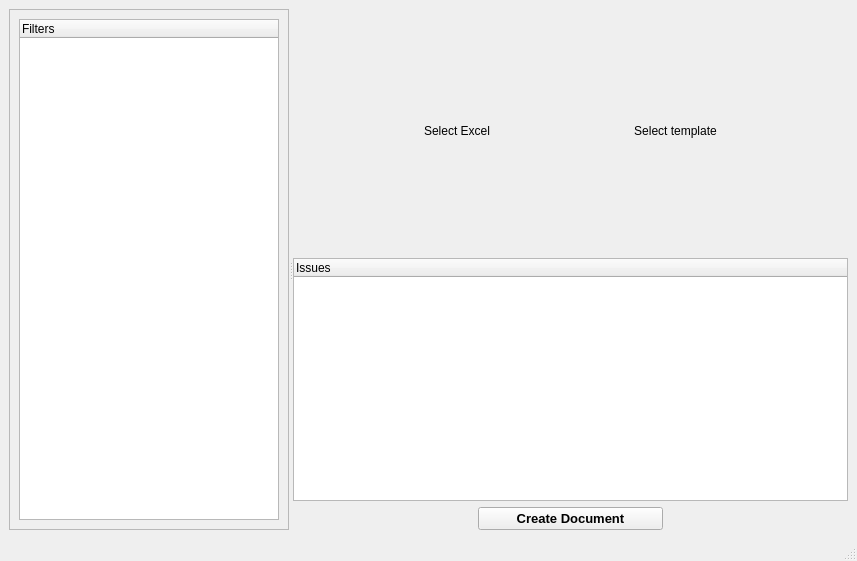
<?xml version="1.0" encoding="UTF-8"?>
<ui version="4.0">
 <class>MainWindow</class>
 <widget class="QMainWindow" name="MainWindow">
  <property name="geometry">
   <rect>
    <x>0</x>
    <y>0</y>
    <width>857</width>
    <height>561</height>
   </rect>
  </property>
  <property name="windowTitle">
   <string>MainWindow</string>
  </property>
  <widget class="QWidget" name="centralwidget">
   <property name="sizePolicy">
    <sizepolicy hsizetype="Expanding" vsizetype="Expanding">
     <horstretch>0</horstretch>
     <verstretch>0</verstretch>
    </sizepolicy>
   </property>
   <layout class="QVBoxLayout" name="verticalLayout_5">
    <item>
     <widget class="QSplitter" name="splitter">
      <property name="sizePolicy">
       <sizepolicy hsizetype="Expanding" vsizetype="Expanding">
        <horstretch>0</horstretch>
        <verstretch>0</verstretch>
       </sizepolicy>
      </property>
      <property name="orientation">
       <enum>Qt::Horizontal</enum>
      </property>
      <widget class="QScrollArea" name="scrollArea">
       <property name="sizePolicy">
        <sizepolicy hsizetype="Expanding" vsizetype="Expanding">
         <horstretch>0</horstretch>
         <verstretch>0</verstretch>
        </sizepolicy>
       </property>
       <property name="minimumSize">
        <size>
         <width>128</width>
         <height>0</height>
        </size>
       </property>
       <property name="maximumSize">
        <size>
         <width>280</width>
         <height>16777215</height>
        </size>
       </property>
       <property name="widgetResizable">
        <bool>true</bool>
       </property>
       <widget class="QWidget" name="scrollAreaWidgetContents">
        <property name="geometry">
         <rect>
          <x>0</x>
          <y>0</y>
          <width>278</width>
          <height>500</height>
         </rect>
        </property>
        <layout class="QVBoxLayout" name="verticalLayout_4">
         <item>
          <widget class="QTreeWidget" name="Picker">
           <property name="sizePolicy">
            <sizepolicy hsizetype="Expanding" vsizetype="Minimum">
             <horstretch>0</horstretch>
             <verstretch>0</verstretch>
            </sizepolicy>
           </property>
           <property name="indentation">
            <number>10</number>
           </property>
           <property name="uniformRowHeights">
            <bool>true</bool>
           </property>
           <property name="itemsExpandable">
            <bool>true</bool>
           </property>
           <property name="animated">
            <bool>true</bool>
           </property>
           <property name="allColumnsShowFocus">
            <bool>true</bool>
           </property>
           <property name="expandsOnDoubleClick">
            <bool>false</bool>
           </property>
           <column>
            <property name="text">
             <string>Filters</string>
            </property>
           </column>
          </widget>
         </item>
        </layout>
       </widget>
      </widget>
      <widget class="QWidget" name="verticalLayoutWidget">
       <layout class="QVBoxLayout" name="verticalLayout">
        <item>
         <layout class="QHBoxLayout" name="horizontalLayout">
          <item>
           <spacer name="horizontalSpacer">
            <property name="orientation">
             <enum>Qt::Horizontal</enum>
            </property>
            <property name="sizeHint" stdset="0">
             <size>
              <width>40</width>
              <height>20</height>
             </size>
            </property>
           </spacer>
          </item>
          <item>
           <layout class="QVBoxLayout" name="verticalLayout_2">
            <item>
             <spacer name="verticalSpacer">
              <property name="orientation">
               <enum>Qt::Vertical</enum>
              </property>
              <property name="sizeHint" stdset="0">
               <size>
                <width>20</width>
                <height>40</height>
               </size>
              </property>
             </spacer>
            </item>
            <item>
             <widget class="QToolButton" name="ExcelButton">
              <property name="text">
               <string>Select Excel</string>
              </property>
              <property name="icon">
               <iconset>
                <normaloff>excel-icon.png</normaloff>excel-icon.png</iconset>
              </property>
              <property name="iconSize">
               <size>
                <width>64</width>
                <height>64</height>
               </size>
              </property>
              <property name="toolButtonStyle">
               <enum>Qt::ToolButtonTextUnderIcon</enum>
              </property>
              <property name="autoRaise">
               <bool>true</bool>
              </property>
             </widget>
            </item>
            <item>
             <spacer name="verticalSpacer_2">
              <property name="orientation">
               <enum>Qt::Vertical</enum>
              </property>
              <property name="sizeHint" stdset="0">
               <size>
                <width>20</width>
                <height>40</height>
               </size>
              </property>
             </spacer>
            </item>
           </layout>
          </item>
          <item>
           <spacer name="horizontalSpacer_2">
            <property name="orientation">
             <enum>Qt::Horizontal</enum>
            </property>
            <property name="sizeHint" stdset="0">
             <size>
              <width>40</width>
              <height>20</height>
             </size>
            </property>
           </spacer>
          </item>
          <item>
           <layout class="QVBoxLayout" name="verticalLayout_3">
            <item>
             <spacer name="verticalSpacer_3">
              <property name="orientation">
               <enum>Qt::Vertical</enum>
              </property>
              <property name="sizeHint" stdset="0">
               <size>
                <width>20</width>
                <height>40</height>
               </size>
              </property>
             </spacer>
            </item>
            <item>
             <widget class="QToolButton" name="WordButton">
              <property name="text">
               <string>Select template</string>
              </property>
              <property name="icon">
               <iconset>
                <normaloff>word-icon.png</normaloff>word-icon.png</iconset>
              </property>
              <property name="iconSize">
               <size>
                <width>64</width>
                <height>64</height>
               </size>
              </property>
              <property name="toolButtonStyle">
               <enum>Qt::ToolButtonTextUnderIcon</enum>
              </property>
              <property name="autoRaise">
               <bool>true</bool>
              </property>
              <property name="arrowType">
               <enum>Qt::NoArrow</enum>
              </property>
             </widget>
            </item>
            <item>
             <spacer name="verticalSpacer_4">
              <property name="orientation">
               <enum>Qt::Vertical</enum>
              </property>
              <property name="sizeHint" stdset="0">
               <size>
                <width>20</width>
                <height>40</height>
               </size>
              </property>
             </spacer>
            </item>
           </layout>
          </item>
          <item>
           <spacer name="horizontalSpacer_4">
            <property name="orientation">
             <enum>Qt::Horizontal</enum>
            </property>
            <property name="sizeHint" stdset="0">
             <size>
              <width>40</width>
              <height>20</height>
             </size>
            </property>
           </spacer>
          </item>
         </layout>
        </item>
        <item>
         <widget class="QTreeWidget" name="Output">
          <column>
           <property name="text">
            <string>Issues</string>
           </property>
          </column>
         </widget>
        </item>
        <item>
         <layout class="QHBoxLayout" name="horizontalLayout_3">
          <item>
           <spacer name="horizontalSpacer_5">
            <property name="orientation">
             <enum>Qt::Horizontal</enum>
            </property>
            <property name="sizeHint" stdset="0">
             <size>
              <width>40</width>
              <height>20</height>
             </size>
            </property>
           </spacer>
          </item>
          <item>
           <widget class="QPushButton" name="GenerateDocButton">
            <property name="sizePolicy">
             <sizepolicy hsizetype="Expanding" vsizetype="Fixed">
              <horstretch>0</horstretch>
              <verstretch>0</verstretch>
             </sizepolicy>
            </property>
            <property name="font">
             <font>
              <pointsize>10</pointsize>
              <weight>75</weight>
              <italic>false</italic>
              <bold>true</bold>
              <underline>false</underline>
              <strikeout>false</strikeout>
              <kerning>true</kerning>
             </font>
            </property>
            <property name="text">
             <string>Create Document</string>
            </property>
           </widget>
          </item>
          <item>
           <spacer name="horizontalSpacer_3">
            <property name="orientation">
             <enum>Qt::Horizontal</enum>
            </property>
            <property name="sizeHint" stdset="0">
             <size>
              <width>40</width>
              <height>20</height>
             </size>
            </property>
           </spacer>
          </item>
         </layout>
        </item>
       </layout>
      </widget>
     </widget>
    </item>
   </layout>
  </widget>
  <widget class="QMenuBar" name="menubar">
   <property name="geometry">
    <rect>
     <x>0</x>
     <y>0</y>
     <width>857</width>
     <height>21</height>
    </rect>
   </property>
  </widget>
  <widget class="QStatusBar" name="statusbar"/>
 </widget>
 <resources/>
 <connections/>
</ui>
